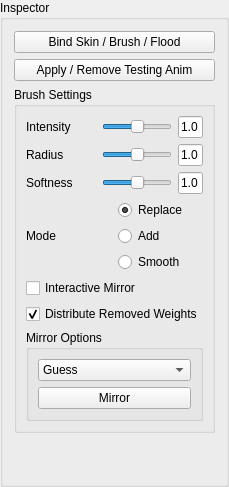
               <widget class="QGroupBox" name="groupBox_17">
                <property name="sizePolicy">
                 <sizepolicy hsizetype="Preferred" vsizetype="Preferred">
                  <horstretch>0</horstretch>
                  <verstretch>0</verstretch>
                 </sizepolicy>
                </property>
                <property name="title">
                 <string>Inspector</string>
                </property>
                <layout class="QHBoxLayout" name="horizontalLayout_23">
                 <item>
                  <layout class="QVBoxLayout" name="verticalLayout_20">
                   <item>
                    <widget class="QPushButton" name="pushButton_12">
                     <property name="text">
                      <string>Bind Skin / Brush / Flood</string>
                     </property>
                    </widget>
                   </item>
                   <item>
                    <widget class="QPushButton" name="pushButton_16">
                     <property name="text">
                      <string>Apply / Remove Testing Anim</string>
                     </property>
                    </widget>
                   </item>
                   <item>
                    <widget class="QGroupBox" name="groupBox_4">
                     <property name="title">
                      <string>Brush Settings</string>
                     </property>
                     <layout class="QVBoxLayout" name="verticalLayout_17">
                      <item>
                       <layout class="QVBoxLayout" name="verticalLayout_21">
                        <item>
                         <layout class="QHBoxLayout" name="horizontalLayout_22">
                          <item>
                           <widget class="QLabel" name="label_4">
                            <property name="text">
                             <string>Intensity</string>
                            </property>
                           </widget>
                          </item>
                          <item>
                           <widget class="QSlider" name="horizontalSlider_2">
                            <property name="sizePolicy">
                             <sizepolicy hsizetype="Ignored" vsizetype="Fixed">
                              <horstretch>0</horstretch>
                              <verstretch>0</verstretch>
                             </sizepolicy>
                            </property>
                            <property name="value">
                             <number>50</number>
                            </property>
                            <property name="orientation">
                             <enum>Qt::Horizontal</enum>
                            </property>
                           </widget>
                          </item>
                          <item>
                           <widget class="QLineEdit" name="lineEdit_2">
                            <property name="sizePolicy">
                             <sizepolicy hsizetype="Maximum" vsizetype="Fixed">
                              <horstretch>0</horstretch>
                              <verstretch>0</verstretch>
                             </sizepolicy>
                            </property>
                            <property name="minimumSize">
                             <size>
                              <width>0</width>
                              <height>0</height>
                             </size>
                            </property>
                            <property name="maximumSize">
                             <size>
                              <width>25</width>
                              <height>16777215</height>
                             </size>
                            </property>
                            <property name="text">
                             <string>1.0</string>
                            </property>
                           </widget>
                          </item>
                         </layout>
                        </item>
                        <item>
                         <layout class="QHBoxLayout" name="horizontalLayout_24">
                          <item>
                           <widget class="QLabel" name="label_10">
                            <property name="text">
                             <string>Radius</string>
                            </property>
                           </widget>
                          </item>
                          <item>
                           <widget class="QSlider" name="horizontalSlider_3">
                            <property name="sizePolicy">
                             <sizepolicy hsizetype="Ignored" vsizetype="Fixed">
                              <horstretch>0</horstretch>
                              <verstretch>0</verstretch>
                             </sizepolicy>
                            </property>
                            <property name="value">
                             <number>50</number>
                            </property>
                            <property name="orientation">
                             <enum>Qt::Horizontal</enum>
                            </property>
                           </widget>
                          </item>
                          <item>
                           <widget class="QLineEdit" name="lineEdit_3">
                            <property name="sizePolicy">
                             <sizepolicy hsizetype="Maximum" vsizetype="Fixed">
                              <horstretch>0</horstretch>
                              <verstretch>0</verstretch>
                             </sizepolicy>
                            </property>
                            <property name="minimumSize">
                             <size>
                              <width>0</width>
                              <height>0</height>
                             </size>
                            </property>
                            <property name="maximumSize">
                             <size>
                              <width>25</width>
                              <height>16777215</height>
                             </size>
                            </property>
                            <property name="text">
                             <string>1.0</string>
                            </property>
                           </widget>
                          </item>
                         </layout>
                        </item>
                        <item>
                         <layout class="QHBoxLayout" name="horizontalLayout_29">
                          <item>
                           <widget class="QLabel" name="label_11">
                            <property name="text">
                             <string>Softness</string>
                            </property>
                           </widget>
                          </item>
                          <item>
                           <widget class="QSlider" name="horizontalSlider_4">
                            <property name="sizePolicy">
                             <sizepolicy hsizetype="Ignored" vsizetype="Fixed">
                              <horstretch>0</horstretch>
                              <verstretch>0</verstretch>
                             </sizepolicy>
                            </property>
                            <property name="value">
                             <number>50</number>
                            </property>
                            <property name="orientation">
                             <enum>Qt::Horizontal</enum>
                            </property>
                           </widget>
                          </item>
                          <item>
                           <widget class="QLineEdit" name="lineEdit_8">
                            <property name="sizePolicy">
                             <sizepolicy hsizetype="Maximum" vsizetype="Fixed">
                              <horstretch>0</horstretch>
                              <verstretch>0</verstretch>
                             </sizepolicy>
                            </property>
                            <property name="minimumSize">
                             <size>
                              <width>0</width>
                              <height>0</height>
                             </size>
                            </property>
                            <property name="maximumSize">
                             <size>
                              <width>25</width>
                              <height>16777215</height>
                             </size>
                            </property>
                            <property name="text">
                             <string>1.0</string>
                            </property>
                           </widget>
                          </item>
                         </layout>
                        </item>
                        <item>
                         <layout class="QHBoxLayout" name="horizontalLayout_36">
                          <item>
                           <widget class="QLabel" name="label_12">
                            <property name="text">
                             <string>Mode</string>
                            </property>
                           </widget>
                          </item>
                          <item>
                           <layout class="QVBoxLayout" name="verticalLayout_43">
                            <item>
                             <widget class="QRadioButton" name="radioButton_3">
                              <property name="sizePolicy">
                               <sizepolicy hsizetype="Ignored" vsizetype="Expanding">
                                <horstretch>0</horstretch>
                                <verstretch>0</verstretch>
                               </sizepolicy>
                              </property>
                              <property name="minimumSize">
                               <size>
                                <width>0</width>
                                <height>0</height>
                               </size>
                              </property>
                              <property name="text">
                               <string>Replace</string>
                              </property>
                              <property name="checked">
                               <bool>true</bool>
                              </property>
                             </widget>
                            </item>
                            <item>
                             <widget class="QRadioButton" name="radioButton_2">
                              <property name="sizePolicy">
                               <sizepolicy hsizetype="Ignored" vsizetype="Expanding">
                                <horstretch>0</horstretch>
                                <verstretch>0</verstretch>
                               </sizepolicy>
                              </property>
                              <property name="minimumSize">
                               <size>
                                <width>0</width>
                                <height>0</height>
                               </size>
                              </property>
                              <property name="text">
                               <string>Add</string>
                              </property>
                             </widget>
                            </item>
                            <item>
                             <widget class="QRadioButton" name="radioButton">
                              <property name="sizePolicy">
                               <sizepolicy hsizetype="Ignored" vsizetype="Expanding">
                                <horstretch>0</horstretch>
                                <verstretch>0</verstretch>
                               </sizepolicy>
                              </property>
                              <property name="minimumSize">
                               <size>
                                <width>0</width>
                                <height>0</height>
                               </size>
                              </property>
                              <property name="text">
                               <string>Smooth</string>
                              </property>
                             </widget>
                            </item>
                           </layout>
                          </item>
                         </layout>
                        </item>
                        <item>
                         <widget class="QCheckBox" name="checkBox">
                          <property name="text">
                           <string>Interactive Mirror</string>
                          </property>
                         </widget>
                        </item>
                        <item>
                         <widget class="QCheckBox" name="checkBox_2">
                          <property name="text">
                           <string>Distribute Removed Weights</string>
                          </property>
                          <property name="checked">
                           <bool>true</bool>
                          </property>
                         </widget>
                        </item>
                       </layout>
                      </item>
                      <item>
                       <widget class="QGroupBox" name="groupBox_9">
                        <property name="title">
                         <string>Mirror Options</string>
                        </property>
                        <layout class="QVBoxLayout" name="verticalLayout_44">
                         <item>
                          <layout class="QVBoxLayout" name="verticalLayout_45">
                           <item>
                            <widget class="QComboBox" name="comboBox_3">
                             <item>
                              <property name="text">
                               <string>Guess</string>
                              </property>
                             </item>
                             <item>
                              <property name="text">
                               <string>+X -&gt; -X</string>
                              </property>
                             </item>
                             <item>
                              <property name="text">
                               <string>-X -&gt; +X</string>
                              </property>
                             </item>
                             <item>
                              <property name="text">
                               <string>Flip</string>
                              </property>
                             </item>
                            </widget>
                           </item>
                           <item>
                            <widget class="QPushButton" name="pushButton">
                             <property name="text">
                              <string>Mirror</string>
                             </property>
                            </widget>
                           </item>
                          </layout>
                         </item>
                        </layout>
                       </widget>
                      </item>
                     </layout>
                    </widget>
                   </item>
                   <item>
                    <spacer name="verticalSpacer_3">
                     <property name="orientation">
                      <enum>Qt::Vertical</enum>
                     </property>
                     <property name="sizeHint" stdset="0">
                      <size>
                       <width>20</width>
                       <height>40</height>
                      </size>
                     </property>
                    </spacer>
                   </item>
                  </layout>
                 </item>
                </layout>
               </widget>
